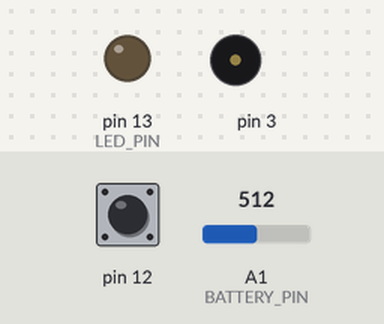
Bench run of a sketch on a simulated Arduino Uno, built with avr-gcc and run on an emulated ATmega328P. On the bench: output pins drawn as LEDs (lit = HIGH), buzzer (waves = sounding). The inputs (shaded band) are chosen by the test bench; at power-on: pin 12 HIGH, A1 (BATTERY_PIN) = 512.

Above: at 1.2 s.
1.3 s: pin 12 pulled LOW for 0.15 s
At 1.5 s:
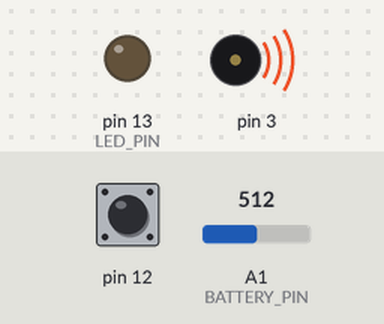
3.3 s: pin 12 pulled LOW for 3.2 s
At 7.4 s:
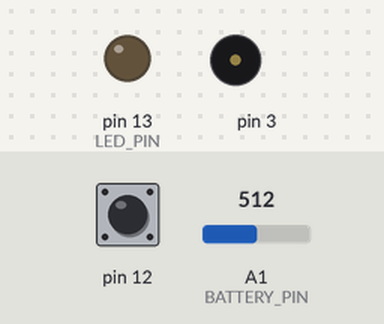
Timing chart, 0 to 8.9 s (numbered marks = the images above; inputs shaded):
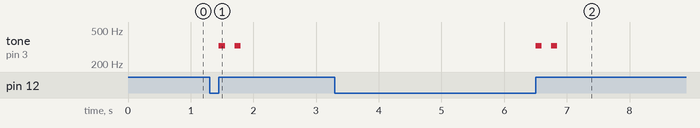

Measured:
- after the input at 1.3 s, tone on pin 3: alternates 329 Hz for 0.10 s and silent for 0.15 s, 4 changes in all, then stays silent, starting after 0.15 s
- after the input at 3.3 s, tone on pin 3: alternates 329 Hz for 0.10 s and silent for 0.15 s, 4 changes in all, then stays silent, starting after 3.2 s

The sketch:

sketch.ino
```cpp
#include <Pushbutton.h>
#include <ZumoMotors.h>
#include <ZumoBuzzer.h>

#define LED_PIN 13
#define BATTERY_PIN A1

ZumoMotors motors;
ZumoBuzzer buzzer;
Pushbutton button(ZUMO_BUTTON);

unsigned long getBatteryVoltage() {
    float voltage = (analogRead(A1) * 5000L * (3/2) / 1023);
    return voltage / 1000.0;
}

void signalBatteryVoltage() {
    float voltage = getBatteryVoltage();
    for(int i = 0; i < (int)voltage; i++) {
        buzzer.playNote(NOTE_E(4), 100, 15);
        delay(250);
        buzzer.stopPlaying();
    }
}

void setup() {
    pinMode(LED_PIN, OUTPUT);
    Serial.begin(9600);
}

void loop()
{
    if(button.getSingleDebouncedRelease()) {
        signalBatteryVoltage();
    }
}
```
